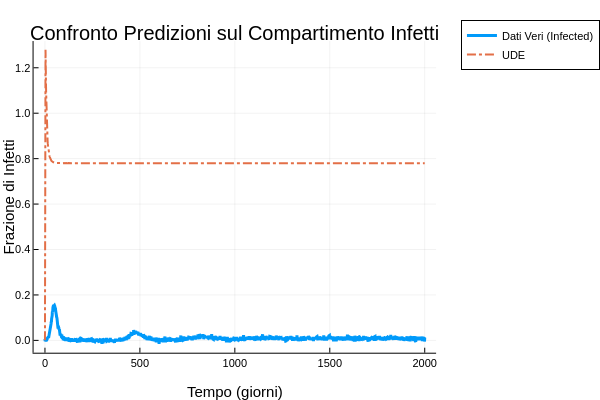

The code cell stored with this chart in its notebook:
### Code cell
# plot 
pred_noise_ude = solve(prob_ude, Tsit5(), p=p_noise, saveat=tsteps)

plot(
    tsteps,
    noised_traj[2, :], 
    lw=3,
    ls=:solid,
    label="Dati Veri (Infected)",
    title="Confronto Predizioni sul Compartimento Infetti",
    xlabel="Tempo (giorni)",
    ylabel="Frazione di Infetti",
    legend=:outertopright,
)

plot!(
   plot!(
    tsteps,
    pred_noise_ude[2, :],
    lw=2,
    ls=:dashdot,
    label="UDE"
) 
)

### Figure 1 — Plotly figure (JSON) as saved in the notebook; plotly's stock layout.template omitted (floating-point values rounded to 4 significant figures; data arrays with more than 128 entries replaced by an {"elided": "..."} marker saying what was removed)
{"data": [{"colorbar": {"len": 0.8657, "title": "", "x": 0.9934, "y": 0.5087}, "legendgroup": "Dati Veri (Infected)", "line": {"color": "rgba(0, 154, 250, 1.000)", "dash": "solid", "shape": "linear", "width": 3}, "mode": "lines", "name": "Dati Veri (Infected)", "showlegend": true, "type": "scatter", "x": {"elided": "2001 int values"}, "xaxis": "x", "y": {"elided": "2001 float values"}, "yaxis": "y"}, {"colorbar": {"len": 0.8657, "title": "", "x": 0.9934, "y": 0.5087}, "legendgroup": "UDE", "line": {"color": "rgba(227, 111, 71, 1.000)", "dash": "dashdot", "shape": "linear", "width": 2}, "mode": "lines", "name": "UDE", "showlegend": true, "type": "scatter", "x": {"elided": "2001 int values"}, "xaxis": "x", "y": {"elided": "2001 float values"}, "yaxis": "y"}], "layout": {"annotations": [{"font": {"color": "rgba(0, 0, 0, 1.000)", "family": "sans-serif", "size": 20}, "rotation": 0, "showarrow": false, "text": "Confronto Predizioni sul Compartimento Infetti", "x": 0.535, "xanchor": "center", "xref": "paper", "y": 1, "yanchor": "top", "yref": "paper"}], "height": 400, "legend": {"bgcolor": "rgba(255, 255, 255, 1.000)", "bordercolor": "rgba(0, 0, 0, 1.000)", "borderwidth": 1, "font": {"color": "rgba(0, 0, 0, 1.000)", "family": "sans-serif", "size": 11}, "title": {"font": {"color": "rgba(0, 0, 0, 1.000)", "family": "sans-serif", "size": 15}, "text": ""}, "tracegroupgap": 0, "traceorder": "normal", "x": 1.05, "xanchor": "upper", "y": 1, "yanchor": "right"}, "margin": {"b": 20, "l": 0, "r": 0, "t": 20}, "paper_bgcolor": "rgba(255, 255, 255, 1.000)", "plot_bgcolor": "rgba(255, 255, 255, 1.000)", "showlegend": true, "width": 600, "xaxis": {"anchor": "y", "domain": [0.07647, 0.9934], "gridcolor": "rgba(0, 0, 0, 0.100)", "gridwidth": 0.5, "linecolor": "rgba(0, 0, 0, 1.000)", "mirror": false, "range": [-60, 2060], "showgrid": true, "showline": true, "showticklabels": true, "tickangle": 0, "tickcolor": "rgb(0, 0, 0)", "tickfont": {"color": "rgba(0, 0, 0, 1.000)", "family": "sans-serif", "size": 11}, "tickmode": "array", "ticks": "inside", "ticktext": ["0", "500", "1000", "1500", "2000"], "tickvals": [0, 500, 1000, 1500, 2000], "title": "Tempo (giorni)", "titlefont": {"color": "rgba(0, 0, 0, 1.000)", "family": "sans-serif", "size": 15}, "type": "-", "visible": true, "zeroline": false, "zerolinecolor": "rgba(0, 0, 0, 1.000)"}, "yaxis": {"anchor": "x", "domain": [0.07581, 0.9415], "gridcolor": "rgba(0, 0, 0, 0.100)", "gridwidth": 0.5, "linecolor": "rgba(0, 0, 0, 1.000)", "mirror": false, "range": [-0.05427, 1.318], "showgrid": true, "showline": true, "showticklabels": true, "tickangle": 0, "tickcolor": "rgb(0, 0, 0)", "tickfont": {"color": "rgba(0, 0, 0, 1.000)", "family": "sans-serif", "size": 11}, "tickmode": "array", "ticks": "inside", "ticktext": ["0.0", "0.2", "0.4", "0.6", "0.8", "1.0", "1.2"], "tickvals": [0, 0.2, 0.4, 0.6, 0.8, 1, 1.2], "title": "Frazione di Infetti", "titlefont": {"color": "rgba(0, 0, 0, 1.000)", "family": "sans-serif", "size": 15}, "type": "-", "visible": true, "zeroline": false, "zerolinecolor": "rgba(0, 0, 0, 1.000)"}}}
